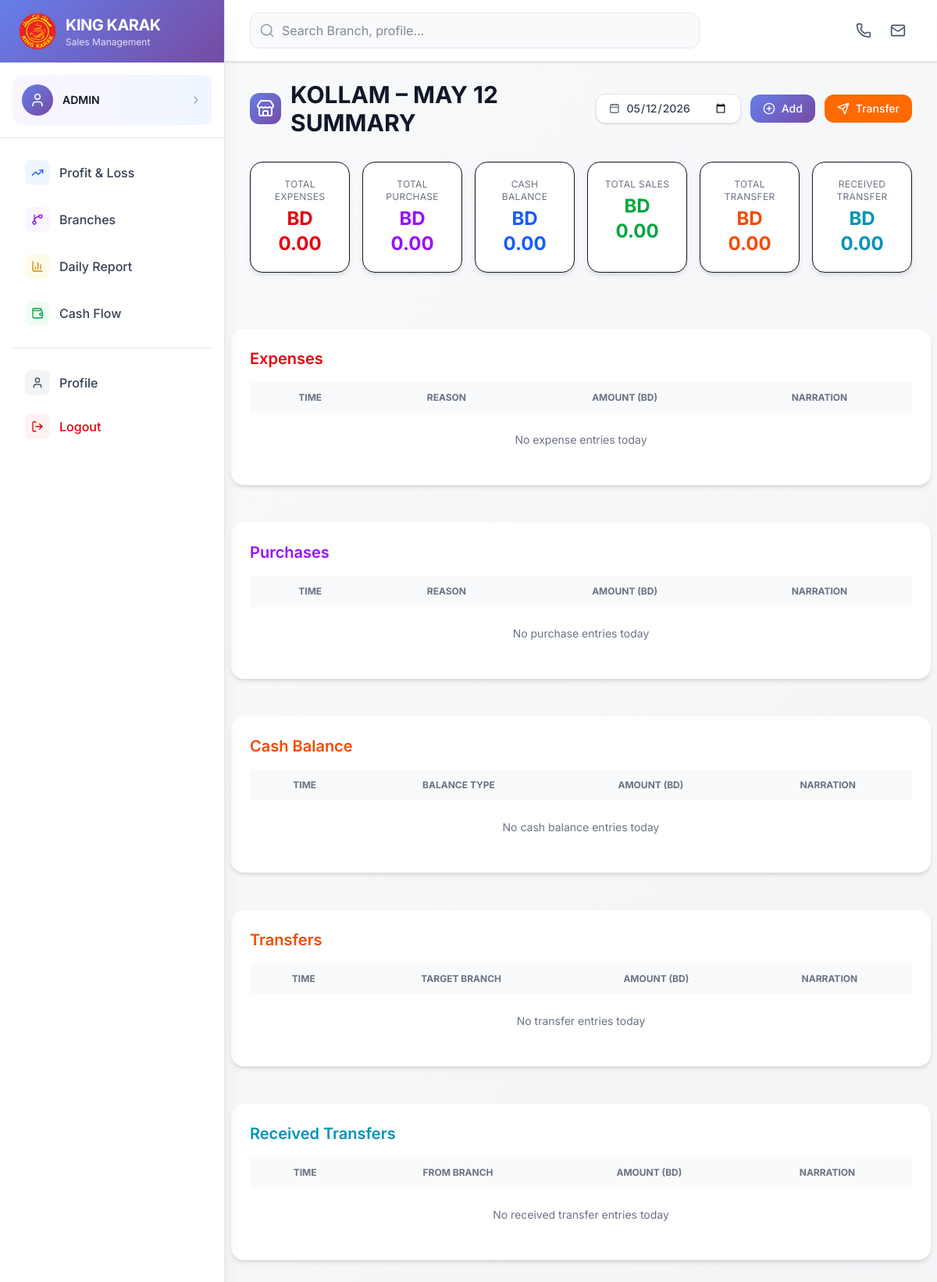
Before: /branches/2/ (signed in) with the older database file.
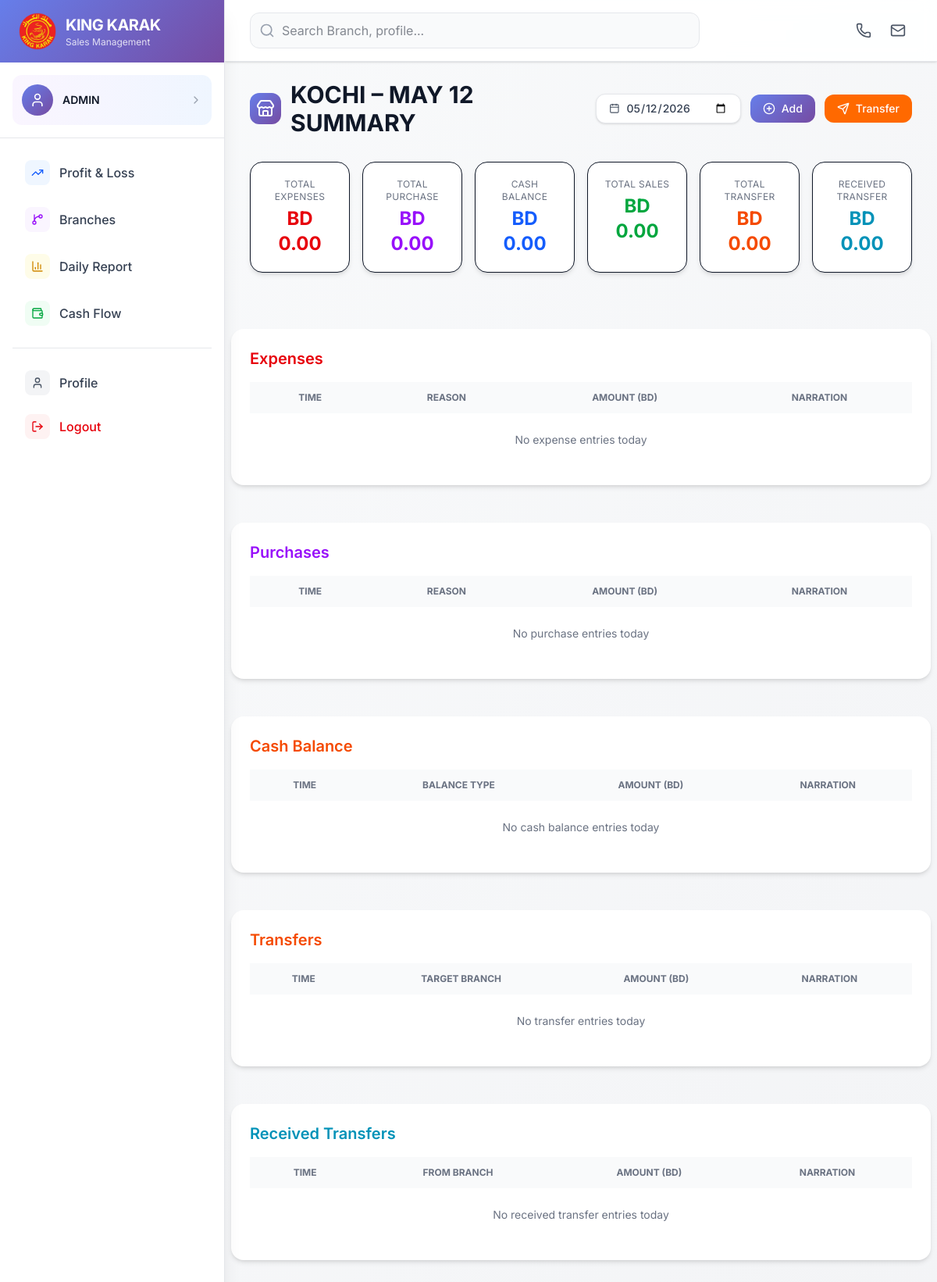
After: the same page with the newer database file.
### app/models.py (models this page shows, shortened)
class Branch(models.Model):
    name = models.CharField(max_length=255)
    location = models.CharField(max_length=255)
    user = models.OneToOneField(User, on_delete=models.CASCADE, related_name="branch_account")
    working_partnership = models.DecimalField(max_digits=5,  decimal_places=2,help_text="Enter percentage like 2.50 for 2.5%")

### app/views.py (the view, shortened to what this page needs)
# urls.py: path("branches/<int:branch_id>/", views.branch_detail, name="branch_detail"),
@login_required(login_url="login")
def branch_detail(request, branch_id):
    branch = get_object_or_404(Branch, id=branch_id)
    today = timezone.localdate()
    selected_date_str = request.GET.get("date")
    if selected_date_str:
        try:
            from datetime import datetime as dt
            selected_date = dt.strptime(selected_date_str, "%Y-%m-%d").date()
        except (ValueError, TypeError):
            selected_date = today
    else:
        selected_date = today
    start_of_day = timezone.make_aware(datetime.combine(selected_date, time.min))
    end_of_day = timezone.make_aware(datetime.combine(selected_date, time.max))
    transactions = Transaction.objects.filter(
        branch=branch,
        created_on__gte=start_of_day, created_on__lte=end_of_day
    ).order_by("-created_on")
    sales_transactions = transactions.filter(transaction_type="SALE")
    expense_transactions = transactions.filter(transaction_type="EXPENSE")
    purchase_transactions = transactions.filter(transaction_type="PURCHASE")
    cashbalance_transactions = transactions.filter(transaction_type="CASHBALANCE")
    transfer_transactions = transactions.filter(transaction_type="TRANSFER")
    totals = transactions.aggregate(
        total_sales=Sum(
            Case(
                When(transaction_type="SALE", then="amount"),
                default=Decimal("0.00"),
                output_field=DecimalField()
            )
        ),
        total_expense=Sum(
            Case(
                When(transaction_type="EXPENSE", then="amount"),
                default=Decimal("0.00"),
                output_field=DecimalField()
            )
        ),
        total_purchase=Sum(
            Case(
                When(transaction_type="PURCHASE", then="amount"),
                default=Decimal("0.00"),
                output_field=DecimalField()
            )
        ),
        total_cashbalance=Sum(
            Case(
                When(transaction_type="CASHBALANCE", then="amount"),
                default=Decimal("0.00"),
                output_field=DecimalField()
            )
        ),
        total_transfer=Sum(
            Case(
                When(transaction_type="TRANSFER", then="amount"),
                default=Decimal("0.00"),
                output_field=DecimalField()
            )
        ),
    )
    total_sales = totals["total_sales"] or Decimal("0.00")
    total_expense = totals["total_expense"] or Decimal("0.00")
    total_purchase = totals["total_purchase"] or Decimal("0.00")
    total_cashbalance = totals["total_cashbalance"] or Decimal("0.00")
    total_transfer = totals["total_transfer"] or Decimal("0.00")
    received_transfers_raw = sales_transactions.filter(description__startswith="Transfer from")
    total_received_transfer = received_transfers_raw.aggregate(
        total=Sum("amount", default=Decimal("0.00"))
    )["total"] or Decimal("0.00")
    received_transfers = []
    balance_total = total_purchase + total_expense + total_cashbalance
    context = {
        "branch": branch,
        "today": today,
        "selected_date": selected_date,
        "sales_transactions": sales_transactions,
        "expense_transactions": expense_transactions,
        "purchase_transactions": purchase_transactions,
        "cashbalance_transactions": cashbalance_transactions,
        "transfer_transactions": transfer_transactions,
        "received_transfers": received_transfers,
        "total_sales": total_sales,
        "total_expense": total_expense,
        "total_purchase": total_purchase,
        "total_cashbalance": total_cashbalance,
        "total_transfer": total_transfer,
        "total_received_transfer": total_received_transfer,
        "balance_total": balance_total,
    }
    return render(request, "owner/admin_branch_detail.html", context)

### app/templates/owner/admin_branch_detail.html (shortened to what the changed rows need)
{% extends "base.html" %}
{% load humanize %}
{% block content %}
<div class="space-y-8">
    <div class="flex flex-col gap-4 sm:flex-row sm:items-center sm:justify-between">
        <h1
            class="text-xl sm:text-3xl font-bold text-gray-900 flex items-center gap-3 uppercase text-center sm:text-left">
            <div class="w-10 h-10 rounded-xl gradient-primary flex items-center justify-center shrink-0">
                <i data-lucide="store" class="w-6 h-6 text-white"></i>
            </div>
            <span class="break-words">
                {{ branch.name }} – {{ selected_date|date:"M d" }} Summary
            </span>
        </h1>
    </div>
</div>
</div>
<div class="bg-white rounded-2xl p-6 mx-2 my-12 shadow-md">
    <h2 class="text-xl font-semibold mb-4 text-red-600">Expenses</h2>
    <div class="overflow-x-auto">
        <table class="min-w-full border-collapse">
            <thead class="bg-gray-50">
                <tr class="text-xs uppercase text-gray-500">
                    <th class="px-6 py-3 text-center">Time</th>
                    <th class="px-6 py-3 text-center">Reason</th>
                    <th class="px-6 py-3 text-center">Amount (BD)</th>
                    <th class="px-6 py-3 text-center">Narration</th>
                </tr>
            </thead>
        </table>
    </div>
</div>
<div class="bg-white rounded-2xl p-6 mx-2 mb-12 shadow-md">
    <h2 class="text-xl font-semibold mb-4 text-purple-600">Purchases</h2>
    <div class="overflow-x-auto">
        <table class="min-w-full border-collapse">
            <thead class="bg-gray-50">
                <tr class="text-xs uppercase text-gray-500">
                    <th class="px-6 py-3 text-center">Time</th>
                    <th class="px-6 py-3 text-center">Reason</th>
                    <th class="px-6 py-3 text-center">Amount (BD)</th>
                    <th class="px-6 py-3 text-center">Narration</th>
                </tr>
            </thead>
        </table>
    </div>
</div>
<div class="bg-white rounded-2xl p-6 mx-2 mb-12 shadow-md">
    <h2 class="text-xl font-semibold mb-4 text-orange-600">Cash Balance</h2>
    <div class="overflow-x-auto">
        <table class="min-w-full border-collapse">
            <thead class="bg-gray-50">
                <tr class="text-xs uppercase text-gray-500">
                    <th class="px-6 py-3 text-center">Time</th>
                    <th class="px-6 py-3 text-center">Balance Type</th>
                    <th class="px-6 py-3 text-center">Amount (BD)</th>
                    <th class="px-6 py-3 text-center">Narration</th>
                </tr>
            </thead>
        </table>
    </div>
</div>
<div class="bg-white rounded-2xl p-6 mx-2 mb-12 shadow-md">
    <h2 class="text-xl font-semibold mb-4 text-orange-600">Transfers</h2>
    <div class="overflow-x-auto">
        <table class="min-w-full border-collapse">
            <thead class="bg-gray-50">
                <tr class="text-xs uppercase text-gray-500">
                    <th class="px-6 py-3 text-center">Time</th>
                    <th class="px-6 py-3 text-center">Target Branch</th>
                    <th class="px-6 py-3 text-center">Amount (BD)</th>
                    <th class="px-6 py-3 text-center">Narration</th>
                </tr>
            </thead>
        </table>
    </div>
</div>
<div class="bg-white rounded-2xl p-6 mx-2 mb-12 shadow-md">
    <h2 class="text-xl font-semibold mb-4 text-cyan-600">Received Transfers</h2>
    <div class="overflow-x-auto">
        <table class="min-w-full border-collapse">
            <thead class="bg-gray-50">
                <tr class="text-xs uppercase text-gray-500">
                    <th class="px-6 py-3 text-center">Time</th>
                    <th class="px-6 py-3 text-center">From Branch</th>
                    <th class="px-6 py-3 text-center">Amount (BD)</th>
                    <th class="px-6 py-3 text-center">Narration</th>
                </tr>
            </thead>
        </table>
    </div>
</div>
{% endblock %}

Changed rows visible on the page:
changed Branch: name "KOLLAM" → "KOCHI"
